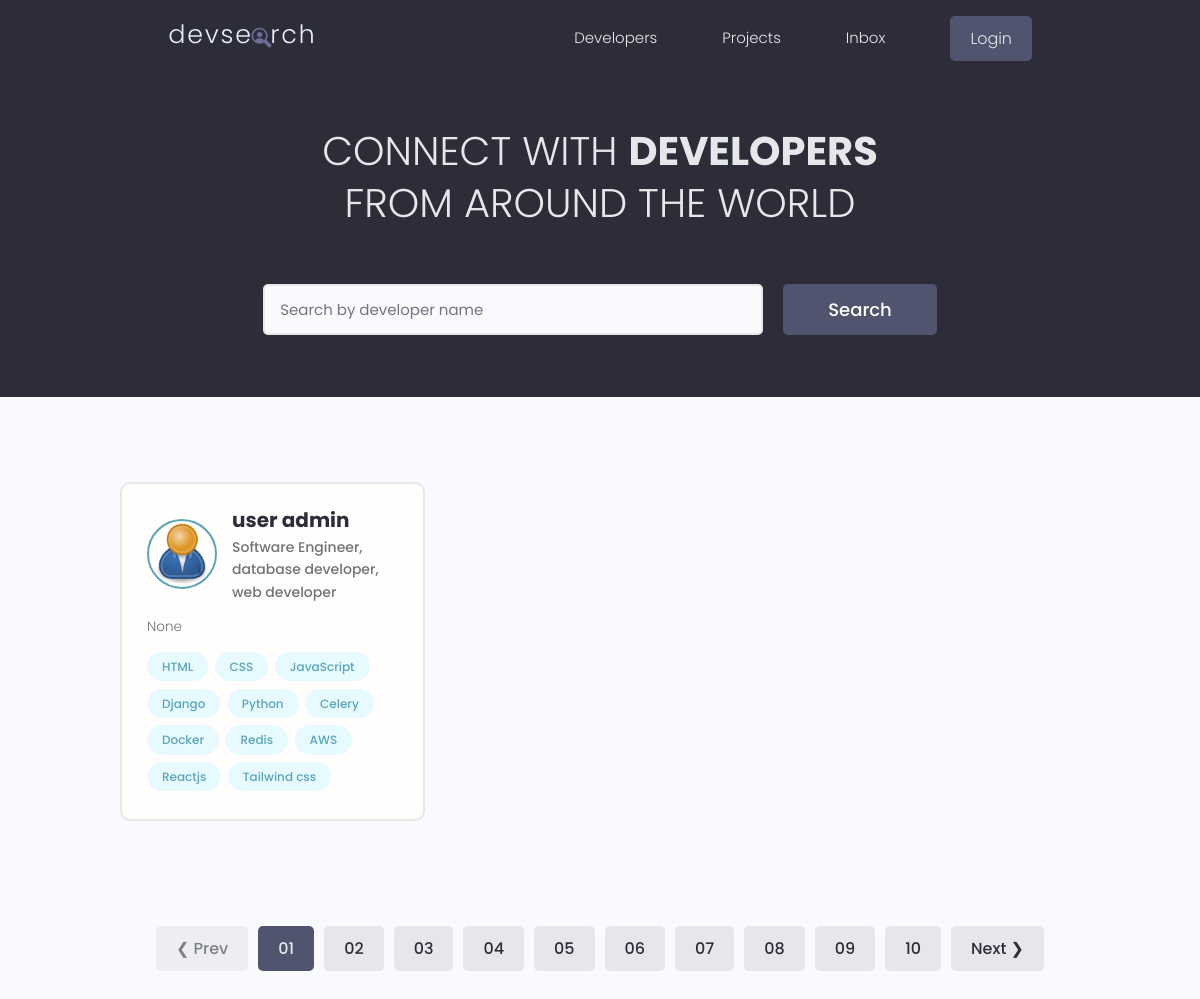
Screenshot of /dev/ with the database file from the repository.
### user/models/UserModel.py (models this page shows, shortened)
class User(AbstractBaseUser):
  id = models.UUIDField(primary_key=True, unique=True, editable=False, default=uuid.uuid4)
  first_name = models.CharField(max_length=30, null=True, blank=True)
  last_name = models.CharField(max_length=30, null=True, blank=True)
  email = models.EmailField(max_length=250,unique=True)
  profile_picture = models.ImageField(upload_to="profile_pictures/", null=True, blank=True)
  short_bio = models.CharField(max_length=180, null=True, blank=True)
  gender = models.CharField(max_length=6, choices=[('M', 'Male'), ("F", 'Female')], null=True, blank=True)
  biography = models.TextField(max_length=600, null=True, blank=True)
  slug = models.SlugField(default=uuid.uuid4)
  is_active = models.BooleanField(
        default=True
    )
  is_superuser = models.BooleanField(default=False)
  is_admin = models.BooleanField(default=False)
  location = models.CharField(max_length=50, null=True, blank=True)
  date_created = models.DateTimeField(auto_now_add=True)
  objects = UserManger()
  USERNAME_FIELD  = 'email'
  REQUIRED_FIELDS = ['first_name', 'last_name']
  def get_fullname(self):
    return f"{self.first_name} {self.last_name}"
  def userImage(self):
    try:
      return self.profile_picture.url
    except:
      return '/static/images/profile-pics/user-default.png'

### user/models/UserSkillModel.py (models this page shows)
class UserSkill(models.Model):
  id = models.UUIDField(primary_key=True,unique=True, editable=False, default=uuid.uuid4)
  user = models.ForeignKey(settings.AUTH_USER_MODEL, on_delete=models.CASCADE)
  skill = models.CharField(max_length=50)
  experience = models.TextField(max_length=400, null=True, blank=True)
  date_created = models.DateTimeField(auto_now_add=True)
  last_updated = models.DateTimeField(auto_now=True)
  class Meta:
    unique_together = [['user', 'skill']]

### user/views.py (the view)
# urls.py: path('',  views.Users.as_view(), name="users"),
class Users(ListView):
  template_name = 'index.html'
  context_object_name = 'users'
  def get_queryset(self):
    return UserModel.objects.exclude(id=self.request.user.id)

### templates/index.html (shortened to what this page needs)
{% extends 'header/header.html' %}
{% load static %}
{% block content %}
  <main class="home">
    <section class="hero-section text-center">
      <div class="container container--narrow">
        <div class="hero-section__box">
          <h2>CONNECT WITH <span>DEVELOPERS</span></h2>
          <h2>FROM AROUND THE WORLD</h2>
        </div>
        <div class="hero-section__search">
          <form class="form" action="#" method="get">
            <div class="form__field">
              <input class="input input--text" id="formInput#search" type="text" name="text"
                placeholder="Search by developer name" />
            </div>
            <input class="btn btn--sub btn--lg" type="submit" value="Search" />
          </form>
        </div>
      </div>
    </section>
    <section class="devlist">
      <div class="container">
        <div class="grid grid--three">
          {% for user in users %}
          <div class="column card">
            <div class="dev">
              <a href="{% url 'user:user' user.slug %}" class="card__body">
                <div class="dev__profile">
                  <img class="avatar avatar--md" src="{{user.userImage}}" alt="{{user.get_fullname}}" />
                  <div class="dev__meta">
                    <h3>{{user.get_fullname}}</h3>
                    <h5>{{user.short_bio}}</h5>
                  </div>
                </div>
                <p class="dev__info">
                  {{user.biography|slice:'50'}}
                </p>
                <div class="dev__skills">
                  {% for skill in user.userskill_set.all %}
                    <span class="tag tag--pill tag--main">
                    <small>{{skill.skill}}</small>
                  </span>
                  {% endfor %}
                </div>
              </a>
            </div>
          </div>
          {% endfor %}
        </div>
      </div>
    </section>
    <div class="pagination">
      <ul class="container">
        <li><a href="#" class="btn btn--disabled">&#10094; Prev</a></li>
        <li><a href="#" class="btn btn--sub">01</a></li>
        <li><a href="#" class="btn">02</a></li>
        <li><a href="#" class="btn">03</a></li>
        <li><a href="#" class="btn">04</a></li>
        <li><a href="#" class="btn">05</a></li>
        <li><a href="#" class="btn">06</a></li>
        <li><a href="#" class="btn">07</a></li>
        <li><a href="#" class="btn">08</a></li>
        <li><a href="#" class="btn">09</a></li>
        <li><a href="#" class="btn">10</a></li>
        <li><a href="#" class="btn">Next &#10095;</a></li>
      </ul>
    </div>
  </main>
  {% endblock %}

### templates/header/header.html (shortened to what this page needs)
<!DOCTYPE html>
{% load static %}
<html lang="en">
<head>
  <link rel="stylesheet" href="https://cdn.iconmonstr.com/1.3.0/css/iconmonstr-iconic-font.min.css" />
  <link rel="stylesheet" href="/static/uikit/styles/uikit.css" />
  <link rel="stylesheet" href="/static/styles/app.css" />
</head>
<body>
  {% include 'header/nav.html' %}
  {% block content %}
  {% endblock content %}
</body>
</html>

### templates/header/nav.html (shortened to what this page needs)
{% load static %}
  <header class="header">
    <div class="container container--narrow">
      <a href="{% url 'user:users' %}" class="header__logo">
        <img src="{% static 'images/logo.svg' %}" alt="DevSearch Logo" />
      </a>
      <nav class="header__nav">
        <ul class="header__menu">
          <li class="header__menuItem"><a href="{% url 'user:users' %}">Developers</a></li>
          <li class="header__menuItem"><a href="{% url 'devsocial:projects' %}">Projects</a></li>
          <li class="header__menuItem"><a href="#">Inbox</a></li>
          {% if not request.user.is_authenticated %}
            <li class="header__menuItem"><a href="{% url 'user:login' %}" class="btn btn--sub">Login</a></li>
            {% else %}
          <li class="header__menuItem"><a href="{% url 'user:profile' %}">My Account</a></li>
            <li class="header__menuItem"><a href="{% url 'user:logout' %}" class="btn btn--sub">Logout</a></li>
          {% endif %}
        </ul>
      </nav>
    </div>
  </header>

### static/styles/app.css (style rules this page uses)
:root { --color-sub: #2d2d39; }
.btn--sub { background-color: var(--color-sub-light); }
.card { border: 2px solid var(--color-light); }
img { width: 100%; }
.header { position: sticky; z-index: 111; background-color: var(--color-sub); padding: 1.5rem 0; }
.header > .container { display: flex; justify-content: space-between; align-items: center; }
.header__logo > img { height: 3.8rem; }
.header__nav > ul { display: inline-flex; align-items: center; list-style: none; gap: 6.5rem; }
.header__menuItem > a { color: var(--color-light); font-weight: 300; }
.hero-section { height: 40vh; display: flex; align-items: center; background-color: var(--color-sub); }
.hero-section__box { margin-bottom: 4rem; }
.hero-section__box > h2, .hero-section__box > h2 > span { font-size: 4rem; color: var(--color-light); line-height: 1.3; text-transform: uppercase; }
.hero-section__box > h2 { font-weight: 300; }
.hero-section__box > h2 > span { font-weight: 700; }
.hero-section__search > .form { display: flex; align-items: center; justify-content: center; gap: 2rem; }
.hero-section__search > .form input.input--text { width: 50rem; }
.devlist { margin-top: 8rem; }
.devlist .grid { align-items: stretch; }
.devlist .dev .dev__profile { display: flex; align-items: center; gap: 1.5rem; }
.devlist .dev .dev__meta h3 { color: var(--color-sub); font-size: 2rem; font-weight: 700; }
.devlist .dev .dev__meta h5 { color: var(--color-text); font-size: 1.4rem; font-weight: 500; }
.devlist .dev .dev__info { margin: 1.5rem 0; font-size: 1.35rem; line-height: 1.4; text-align: justify; }
.pagination { margin-top: 8rem; margin-bottom: 10rem; }
.pagination > ul { flex-wrap: wrap; list-style: none; display: flex; align-items: center; justify-content: center; gap: 1rem; }
.pagination .btn { color: var(--color-sub); }
.pagination .btn.btn--sub { color: var(--color-light); }

### static/uikit/styles/modules/_variables.css (style rules this page uses)
:root { --color-main: #5aa5b9; --color-main-light: #e6faff; --color-sub: #3f4156; --color-sub-light: #51546e; --color-sub-lighter: #ededfd; --color-text: #737373; --color-gray: #8b8b8b; --color-light: #e5e7eb; --color-light-gray: #767676; --color-bg: #f8fafd; --color-white: #fffefd; --color-white-light: #f3f3f3; --color-success: #359e64; --color-success-bg: #def8e8; --color-error: #fc4b0b; --color-error-bg: #fff2ee; --font-base: 'Poppins', arial, helvetica, 'Segoe UI', roboto, ubuntu, sans-serif; --font-monospace: 'Fira Code', 'Courier New', courier, monospace; --font-regular: 300; --font-medium: 500; --font-bold: 700; --generic-shadow: 1px 1px 5px #00000010; --generic-transition: all 0.3s ease-in-out; }

### static/uikit/styles/modules/_base.css (style rules this page uses)
* { margin: 0; padding: 0; box-sizing: border-box; text-rendering: optimizeLegibility; color: inherit; font-size: inherit; }
html { font-size: 50%; }
@media only screen and (min-width: 480px) { html { font-size: 56.25%; } }
@media only screen and (min-width: 1200px) { html { font-size: 62.5%; } }
body { line-height: 1.6; font-weight: 400; font-size: 1.5rem; color: var(--color-text); background-color: var(--color-bg); min-height: 100vh; }

### static/uikit/styles/modules/_typography.css (style rules this page uses)
* { font-family: var(--font-base); }
h2 { font-size: 3.6rem; font-weight: var(--font-bold); }
h3 { font-size: 3.2rem; font-weight: var(--font-medium); }
h5 { font-size: 2.4rem; font-weight: var(--font-medium); }
h5, h6 { font-weight: var(--font-regular); }
p, span, strong { font-size: 1.6rem; color: var(--color-text); font-weight: var(--font-regular); }
a { padding-bottom: 2px; text-decoration: none; display: inline-block; color: var(--color-main); font-weight: var(--font-medium); }

### static/uikit/styles/modules/_utilities.css (style rules this page uses)
.container { width: 92%; max-width: 165rem; margin: 0 auto; box-sizing: border-box; }
.container--narrow { width: 92%; max-width: 120rem; }
@media screen and (min-width: 1000px) { .container { width: 90%; } }
@media screen and (min-width: 1000px) { .container--narrow { width: 85%; } }
@media screen and (min-width: 1200px) { .container { width: 80%; } }
@media screen and (min-width: 1200px) { .container--narrow { width: 72%; } }
.text-center { text-align: center; }

### static/uikit/styles/modules/_avatar.css (style rules this page uses)
.avatar { border-radius: 50%; border: 2px solid var(--color-main); object-fit: cover; }
.avatar--md { height: 7rem; width: 7rem; }

### static/uikit/styles/modules/_card.css (style rules this page uses)
.card { border-radius: 1rem; background-color: var(--color-white); border: 1.5px solid var(--color-light); width: auto; height: auto; margin-top: 0.5rem; margin-bottom: 0.5rem; overflow: hidden; }
.card__body, .card__header { padding: 2rem 2.5rem; }

### rows the page displays
User: get_fullname (placeholder picture), get_fullname "user admin", short_bio "Software Engineer, database developer, web developer", biography "None"
UserSkill: skill "HTML"
UserSkill: skill "CSS"
UserSkill: skill "JavaScript"
UserSkill: skill "Django"
UserSkill: skill "Python"
UserSkill: skill "Celery"
UserSkill: skill "Docker"
UserSkill: skill "Redis"
UserSkill: skill "AWS"
UserSkill: skill "Reactjs"
UserSkill: skill "Tailwind css"
